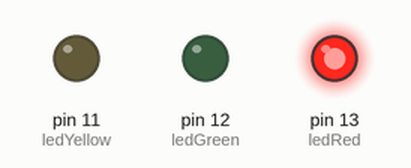
This sketch was run on a simulated Arduino Uno, built with avr-gcc and run on an emulated ATmega328P. Shown: output pins drawn as LEDs (lit = HIGH).

Above: at 0.5 s.
At 1.5 s:
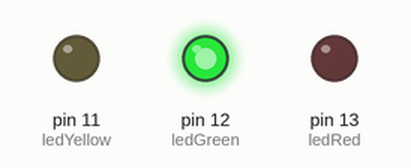
At 5.5 s:
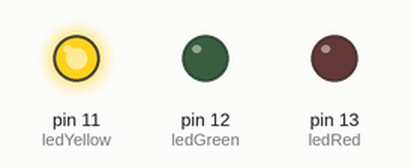
Timing chart, 0 to 6.9 s (numbered marks = the images above):
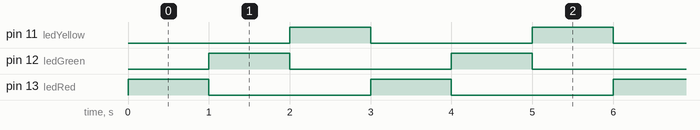

The sketch:

sketch_led3.ino
```cpp
int ledRed = 13;    // led red
int ledGreen = 12;  // led green
int ledYellow = 11; // led yellow

void setup() {

  pinMode(ledRed, OUTPUT);    // define red output
  pinMode(ledGreen, OUTPUT);  // define green output
  pinMode(ledYellow, OUTPUT); // define yellow output

}

void loop() {

  digitalWrite(ledRed, HIGH);     // red on
  delay(1000); // 1초 기다리기

  digitalWrite(ledRed, LOW);      // red off

  digitalWrite(ledGreen, HIGH);   // green on
  delay(1000); // 1초 기다리기

  digitalWrite(ledGreen, LOW);    // green off

  digitalWrite(ledYellow, HIGH);  // yellow on
  delay(1000); // 1초 기다리기

  digitalWrite(ledYellow, LOW);   // yellow off

}
```

Measured:
- by itself, pin 11 (ledYellow), pin 12 (ledGreen), pin 13 (ledRed): alternates HIGH for 1.0 s and LOW for 2.0 s
- by itself, everything shown: repeats every 3.0 s, in 4 steps
